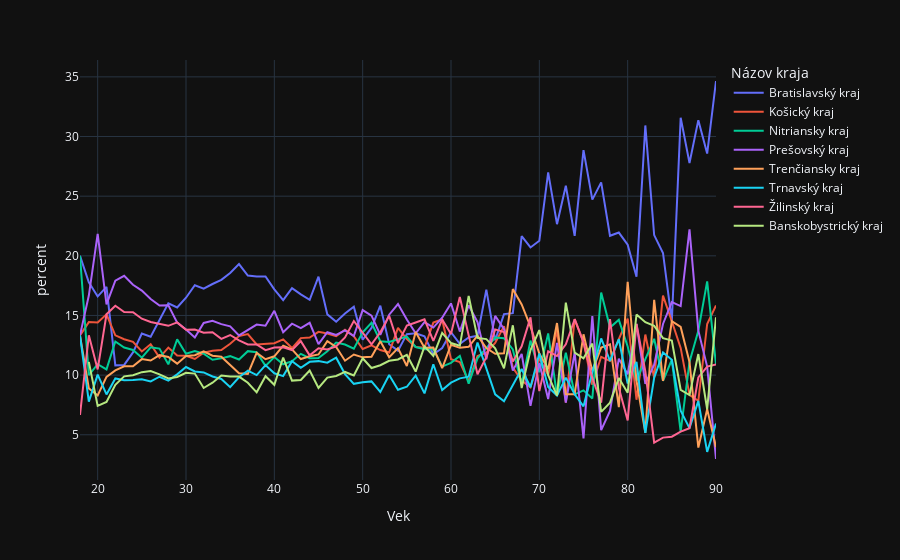

Notebook code cell kept with this figure:
### Markdown cell above
### Count functions
- `count_number_age_based` - number
- `count_category_percent_age_based` - total is category
- `count_filtered_percent_age_based` - filtered / not filtered
- `count_age_percent_age_based` - total is all at the same age

### Code cell
def count_number_age_based(data, query, feature=None):
    """
    Counts the number of people in `data`
    filtered by `query` grouped by `feature`

    Parameters:
        data (DataFrame): The input DataFrame containing the data to count.
        query (str): The query string to filter the data.
        feature (str, optional): The column name to group by,
            determines categories (optional).
    """
    filtered = data.query(query)
    if feature is None:
        aggregated = filtered.groupby(['Vek'])['abs.'].sum().rename('number').reset_index()
    else:
        aggregated = filtered.groupby(['Vek', feature])['abs.'].sum().rename('number').reset_index()
    return aggregated

def count_category_percent_age_based(data, query, feature=None):
    """
    Counts percent of people in `data` filtered
    by `query` grouped by `feature`
    Percent is counted as number of people
    by age divided by the number of all people
    in the same category

    Parameters:
        data (DataFrame): The input DataFrame containing the data to count.
        query (str): The query string to filter the data.
        feature (str, optional): The column name to group by,
            determines categories (optional).
    """
    filtered = data.query(query)
    if feature is None:
        aggregated = filtered.groupby(['Vek'])['abs.'].sum().rename('number').reset_index()
        total = filtered['abs.'].sum()
        aggregated['percent'] = aggregated['number'] / total * 100
    else:
        aggregated = filtered.groupby(['Vek', feature])['abs.'].sum().rename('number').reset_index()
        total = filtered.groupby([feature])['abs.'].sum().rename('total')
        aggregated = pd.merge(aggregated, total, on=feature)
        aggregated['percent'] = aggregated['number'] / aggregated['total'] * 100
    # aggregated = aggregated[aggregated['count'] > 10]
    return aggregated

def count_filtered_percent_age_based(data, query, feature=None):
    """
    Counts percent of people in `data` filtered
    by `query` grouped by `feature`
    Percent is counted as number of filtered
    people divided by not filtered people
    in the same category and age

    Parameters:
        data (DataFrame): The input DataFrame containing the data to count.
        query (str): The query string to filter the data.
        feature (str, optional): The column name to group by,
            determines categories (optional).
    """
    filtered = data.query(query)
    if feature is None:
        aggregated = filtered.groupby(['Vek'])['abs.'].sum().rename('number').reset_index()
        total = data.groupby(['Vek'])['abs.'].sum()
        aggregated['percent'] = aggregated['number'] / total * 100
    else:
        aggregated = filtered.groupby(['Vek', feature])['abs.'].sum().rename('number')
        total = data.groupby(['Vek', feature])['abs.'].sum().loc[aggregated.index]
        percent = aggregated / total * 100
        aggregated = aggregated.reset_index()
        percent = percent.reset_index(name='percent')
        aggregated['percent'] = percent.reset_index()['percent']
    # aggregated = aggregated[aggregated['abs.'] > 10]
    return aggregated

def count_age_percent_age_based(data, query, feature=None):
    """
    Counts percent of people in `data` filtered
    by `query` grouped by `feature`
    Percent is counted as number of people divided
    by number of people at the same age

    Parameters:
        data (DataFrame): The input DataFrame containing the data to count.
        query (str): The query string to filter the data.
        feature (str, optional): The column name to group by,
            determines categories (optional).
    """
    filtered = data.query(query)
    if feature is None:
        aggregated = filtered.groupby(['Vek'])['abs.'].sum().rename('number').reset_index()
        total = data.groupby(['Vek'])['abs.'].sum()
        aggregated['percent'] = aggregated['number'] / total * 100
    else:
        aggregated = filtered.groupby(['Vek', feature])['abs.'].sum().rename('number').reset_index()
        total = filtered.groupby('Vek')['abs.'].sum().rename('total').reset_index()
        aggregated = pd.merge(aggregated, total, on='Vek')
        aggregated['percent'] = aggregated['number'] / aggregated['total'] * 100
    return aggregated

data = count_age_percent_age_based(table_40, 'Vzdelanie == "vysokoškolské vzdelanie - 1. stupeň (Bc.)"', feature='Názov kraja')
px.line(data, x='Vek', y='percent', color='Názov kraja', hover_data=['number'])

### Figure 1 — Plotly figure (JSON) as saved in the notebook; plotly's stock layout.template omitted (floating-point values rounded to 4 significant figures)
{"data": [{"customdata": [[3], [16], [38], [83], [747], [1380], [1257], [987], [762], [791], [834], [839], [860], [874], [845], [819], [814], [764], [688], [617], [570], [553], [518], [491], [500], [458], [424], [423], [302], [274], [257], [224], [167], [162], [149], [127], [114], [131], [118], [111], [84], [87], [90], [74], [68], [70], [91], [57], [60], [60], [68], [53], [54], [54], [41], [37], [31], [43], [43], [34], [31], [27], [27], [23], [30], [20], [17], [9], [18], [10], [16], [8], [35]], "hovertemplate": "Názov kraja=Bratislavský kraj<br>Vek=%{x}<br>percent=%{y}<br>number=%{customdata[0]}<extra></extra>", "legendgroup": "Bratislavský kraj", "line": {"color": "#636efa", "dash": "solid"}, "marker": {"symbol": "circle"}, "mode": "lines", "name": "Bratislavský kraj", "orientation": "v", "showlegend": true, "type": "scatter", "x": [18, 19, 20, 21, 22, 23, 24, 25, 26, 27, 28, 29, 30, 31, 32, 33, 34, 35, 36, 37, 38, 39, 40, 41, 42, 43, 44, 45, 46, 47, 48, 49, 50, 51, 52, 53, 54, 55, 56, 57, 58, 59, 60, 61, 62, 63, 64, 65, 66, 67, 68, 69, 70, 71, 72, 73, 74, 75, 76, 77, 78, 79, 80, 81, 82, 83, 84, 85, 86, 87, 88, 89, 90], "xaxis": "x", "y": [20, 17.78, 16.59, 17.4, 10.82, 10.86, 11.91, 13.49, 13.22, 14.59, 16.01, 15.67, 16.49, 17.53, 17.25, 17.64, 17.99, 18.56, 19.31, 18.34, 18.28, 18.27, 17.19, 16.29, 17.28, 16.76, 16.31, 18.25, 15.09, 14.47, 15.16, 15.73, 12.97, 13.95, 15.82, 12.59, 12.05, 13.44, 13.5, 13.25, 11.75, 12.27, 13.6, 12.63, 13.15, 13.31, 17.17, 12.93, 15.11, 15.19, 21.66, 20.7, 21.26, 27, 22.65, 25.87, 21.68, 28.86, 24.71, 26.15, 21.68, 21.95, 20.93, 18.25, 30.93, 21.74, 20.24, 14.52, 31.58, 27.78, 31.37, 28.57, 34.65], "yaxis": "y"}, {"customdata": [[2], [13], [33], [72], [921], [1654], [1351], [877], [726], [622], [641], [624], [606], [566], [582], [559], [548], [520], [473], [452], [392], [382], [382], [392], [355], [358], [342], [316], [270], [251], [234], [189], [157], [145], [114], [120], [132], [127], [108], [103], [103], [104], [75], [65], [49], [61], [63], [56], [56], [42], [30], [23], [29], [20], [25], [11], [21], [19], [16], [15], [16], [16], [19], [10], [13], [9], [14], [9], [7], [3], [4], [4], [16]], "hovertemplate": "Názov kraja=Košický kraj<br>Vek=%{x}<br>percent=%{y}<br>number=%{customdata[0]}<extra></extra>", "legendgroup": "Košický kraj", "line": {"color": "#EF553B", "dash": "solid"}, "marker": {"symbol": "circle"}, "mode": "lines", "name": "Košický kraj", "orientation": "v", "showlegend": true, "type": "scatter", "x": [18, 19, 20, 21, 22, 23, 24, 25, 26, 27, 28, 29, 30, 31, 32, 33, 34, 35, 36, 37, 38, 39, 40, 41, 42, 43, 44, 45, 46, 47, 48, 49, 50, 51, 52, 53, 54, 55, 56, 57, 58, 59, 60, 61, 62, 63, 64, 65, 66, 67, 68, 69, 70, 71, 72, 73, 74, 75, 76, 77, 78, 79, 80, 81, 82, 83, 84, 85, 86, 87, 88, 89, 90], "xaxis": "x", "y": [13.33, 14.44, 14.41, 15.09, 13.34, 13.01, 12.8, 11.98, 12.59, 11.47, 12.31, 11.65, 11.62, 11.35, 11.88, 12.04, 12.11, 12.63, 13.28, 13.44, 12.57, 12.62, 12.67, 13.0, 12.27, 13.1, 13.15, 13.63, 13.49, 13.26, 13.81, 13.27, 12.19, 12.49, 12.1, 11.89, 13.95, 13.03, 12.36, 12.29, 14.41, 14.67, 11.33, 11.09, 9.478, 11.6, 11.89, 12.7, 14.11, 10.63, 9.554, 8.984, 11.42, 10, 13.81, 7.692, 14.69, 12.75, 9.195, 11.54, 11.19, 13.01, 14.73, 7.937, 13.4, 9.783, 16.67, 14.52, 12.28, 8.333, 7.843, 14.29, 15.84], "yaxis": "y"}, {"customdata": [[3], [9], [25], [50], [885], [1565], [1279], [839], [711], [663], [568], [696], [615], [599], [578], [524], [516], [477], [403], [404], [372], [326], [347], [329], [323], [322], [297], [265], [240], [241], [213], [174], [175], [167], [121], [129], [123], [129], [108], [102], [87], [76], [73], [68], [48], [60], [65], [58], [52], [48], [29], [33], [26], [27], [15], [17], [12], [13], [14], [22], [20], [18], [16], [12], [11], [12], [8], [7], [3], [4], [7], [5], [11]], "hovertemplate": "Názov kraja=Nitriansky kraj<br>Vek=%{x}<br>percent=%{y}<br>number=%{customdata[0]}<extra></extra>", "legendgroup": "Nitriansky kraj", "line": {"color": "#00cc96", "dash": "solid"}, "marker": {"symbol": "circle"}, "mode": "lines", "name": "Nitriansky kraj", "orientation": "v", "showlegend": true, "type": "scatter", "x": [18, 19, 20, 21, 22, 23, 24, 25, 26, 27, 28, 29, 30, 31, 32, 33, 34, 35, 36, 37, 38, 39, 40, 41, 42, 43, 44, 45, 46, 47, 48, 49, 50, 51, 52, 53, 54, 55, 56, 57, 58, 59, 60, 61, 62, 63, 64, 65, 66, 67, 68, 69, 70, 71, 72, 73, 74, 75, 76, 77, 78, 79, 80, 81, 82, 83, 84, 85, 86, 87, 88, 89, 90], "xaxis": "x", "y": [20, 10, 10.92, 10.48, 12.82, 12.31, 12.11, 11.46, 12.33, 12.23, 10.91, 13.0, 11.79, 12.02, 11.8, 11.29, 11.4, 11.59, 11.31, 12.01, 11.93, 10.77, 11.51, 10.91, 11.16, 11.79, 11.42, 11.43, 11.99, 12.73, 12.57, 12.22, 13.59, 14.38, 12.85, 12.78, 13.0, 13.23, 12.36, 12.17, 12.17, 10.72, 11.03, 11.6, 9.284, 11.41, 12.26, 13.15, 13.1, 12.15, 9.236, 12.89, 10.24, 13.5, 8.287, 11.89, 8.392, 8.725, 8.046, 16.92, 13.99, 14.63, 12.4, 9.524, 11.34, 13.04, 9.524, 11.29, 5.263, 11.11, 13.73, 17.86, 10.89], "yaxis": "y"}, {"customdata": [[2], [15], [50], [76], [1237], [2330], [1856], [1250], [944], [859], [826], [771], [721], [656], [704], [676], [646], [580], [475], [464], [444], [428], [464], [410], [414], [381], [374], [292], [272], [253], [233], [189], [199], [174], [126], [152], [151], [143], [118], [121], [100], [105], [106], [80], [82], [76], [60], [66], [55], [41], [37], [19], [28], [16], [23], [11], [17], [7], [26], [7], [10], [14], [13], [18], [9], [10], [12], [10], [9], [8], [7], [3], [3]], "hovertemplate": "Názov kraja=Prešovský kraj<br>Vek=%{x}<br>percent=%{y}<br>number=%{customdata[0]}<extra></extra>", "legendgroup": "Prešovský kraj", "line": {"color": "#ab63fa", "dash": "solid"}, "marker": {"symbol": "circle"}, "mode": "lines", "name": "Prešovský kraj", "orientation": "v", "showlegend": true, "type": "scatter", "x": [18, 19, 20, 21, 22, 23, 24, 25, 26, 27, 28, 29, 30, 31, 32, 33, 34, 35, 36, 37, 38, 39, 40, 41, 42, 43, 44, 45, 46, 47, 48, 49, 50, 51, 52, 53, 54, 55, 56, 57, 58, 59, 60, 61, 62, 63, 64, 65, 66, 67, 68, 69, 70, 71, 72, 73, 74, 75, 76, 77, 78, 79, 80, 81, 82, 83, 84, 85, 86, 87, 88, 89, 90], "xaxis": "x", "y": [13.33, 16.67, 21.83, 15.93, 17.91, 18.33, 17.58, 17.08, 16.37, 15.84, 15.86, 14.4, 13.82, 13.16, 14.37, 14.56, 14.28, 14.09, 13.33, 13.79, 14.24, 14.14, 15.39, 13.6, 14.31, 13.95, 14.38, 12.6, 13.59, 13.37, 13.75, 13.27, 15.45, 14.99, 13.38, 15.06, 15.96, 14.67, 13.5, 14.44, 13.99, 14.81, 16.01, 13.65, 15.86, 14.45, 11.32, 14.97, 13.85, 10.38, 11.78, 7.422, 11.02, 8, 12.71, 7.692, 11.89, 4.698, 14.94, 5.385, 6.993, 11.38, 10.08, 14.29, 9.278, 10.87, 14.29, 16.13, 15.79, 22.22, 13.73, 10.71, 2.97], "yaxis": "y"}, {"customdata": [[2], [8], [19], [47], [718], [1366], [1135], [830], [647], [633], [600], [587], [605], [582], [587], [540], [522], [448], [362], [340], [370], [343], [349], [376], [352], [310], [301], [272], [257], [234], [190], [167], [148], [134], [121], [116], [116], [105], [119], [103], [88], [75], [83], [72], [64], [70], [65], [52], [47], [68], [50], [36], [30], [21], [26], [12], [12], [20], [18], [16], [18], [9], [23], [12], [5], [15], [8], [9], [8], [4], [2], [2], [4]], "hovertemplate": "Názov kraja=Trenčiansky kraj<br>Vek=%{x}<br>percent=%{y}<br>number=%{customdata[0]}<extra></extra>", "legendgroup": "Trenčiansky kraj", "line": {"color": "#FFA15A", "dash": "solid"}, "marker": {"symbol": "circle"}, "mode": "lines", "name": "Trenčiansky kraj", "orientation": "v", "showlegend": true, "type": "scatter", "x": [18, 19, 20, 21, 22, 23, 24, 25, 26, 27, 28, 29, 30, 31, 32, 33, 34, 35, 36, 37, 38, 39, 40, 41, 42, 43, 44, 45, 46, 47, 48, 49, 50, 51, 52, 53, 54, 55, 56, 57, 58, 59, 60, 61, 62, 63, 64, 65, 66, 67, 68, 69, 70, 71, 72, 73, 74, 75, 76, 77, 78, 79, 80, 81, 82, 83, 84, 85, 86, 87, 88, 89, 90], "xaxis": "x", "y": [13.33, 8.889, 8.297, 9.853, 10.4, 10.74, 10.75, 11.34, 11.22, 11.67, 11.52, 10.96, 11.6, 11.68, 11.98, 11.63, 11.54, 10.88, 10.16, 10.11, 11.86, 11.34, 11.58, 12.47, 12.17, 11.35, 11.58, 11.73, 12.84, 12.36, 11.21, 11.73, 11.49, 11.54, 12.85, 11.5, 12.26, 10.77, 13.62, 12.29, 12.31, 10.58, 12.54, 12.29, 12.38, 13.31, 12.26, 11.79, 11.84, 17.22, 15.92, 14.06, 11.81, 10.5, 14.36, 8.392, 8.392, 13.42, 10.34, 12.31, 12.59, 7.317, 17.83, 9.524, 5.155, 16.3, 9.524, 14.52, 14.04, 11.11, 3.922, 7.143, 3.96], "yaxis": "y"}, {"customdata": [[2], [7], [23], [40], [671], [1216], [1012], [707], [546], [535], [497], [539], [557], [514], [501], [459], [438], [370], [350], [349], [312], [328], [306], [299], [323], [290], [289], [259], [221], [217], [171], [132], [121], [110], [81], [101], [83], [88], [87], [71], [78], [62], [62], [57], [51], [67], [56], [37], [31], [36], [33], [23], [30], [18], [15], [14], [12], [11], [18], [17], [16], [16], [12], [14], [5], [9], [10], [7], [4], [2], [4], [1], [6]], "hovertemplate": "Názov kraja=Trnavský kraj<br>Vek=%{x}<br>percent=%{y}<br>number=%{customdata[0]}<extra></extra>", "legendgroup": "Trnavský kraj", "line": {"color": "#19d3f3", "dash": "solid"}, "marker": {"symbol": "circle"}, "mode": "lines", "name": "Trnavský kraj", "orientation": "v", "showlegend": true, "type": "scatter", "x": [18, 19, 20, 21, 22, 23, 24, 25, 26, 27, 28, 29, 30, 31, 32, 33, 34, 35, 36, 37, 38, 39, 40, 41, 42, 43, 44, 45, 46, 47, 48, 49, 50, 51, 52, 53, 54, 55, 56, 57, 58, 59, 60, 61, 62, 63, 64, 65, 66, 67, 68, 69, 70, 71, 72, 73, 74, 75, 76, 77, 78, 79, 80, 81, 82, 83, 84, 85, 86, 87, 88, 89, 90], "xaxis": "x", "y": [13.33, 7.778, 10.04, 8.386, 9.718, 9.565, 9.585, 9.661, 9.471, 9.865, 9.543, 10.07, 10.68, 10.31, 10.23, 9.886, 9.68, 8.989, 9.823, 10.37, 10.0, 10.84, 10.15, 9.917, 11.16, 10.61, 11.12, 11.17, 11.04, 11.46, 10.09, 9.27, 9.394, 9.475, 8.599, 10.01, 8.774, 9.026, 9.954, 8.473, 10.91, 8.745, 9.366, 9.727, 9.865, 12.74, 10.57, 8.39, 7.809, 9.114, 10.51, 8.984, 11.81, 9, 8.287, 9.79, 8.392, 7.383, 10.34, 13.08, 11.19, 13.01, 9.302, 11.11, 5.155, 9.783, 11.9, 11.29, 7.018, 5.556, 7.843, 3.571, 5.941], "yaxis": "y"}, {"customdata": [[1], [12], [24], [72], [1092], [1944], [1613], [1078], [833], [774], [736], [772], [720], [689], [664], [631], [590], [550], [460], [423], [392], [366], [371], [372], [350], [351], [303], [284], [243], [235], [223], [207], [174], [146], [128], [151], [120], [138], [126], [123], [92], [104], [89], [97], [69], [53], [61], [61], [54], [44], [39], [38], [22], [24], [21], [18], [21], [19], [17], [10], [21], [11], [8], [18], [10], [4], [4], [3], [3], [2], [5], [3], [11]], "hovertemplate": "Názov kraja=Žilinský kraj<br>Vek=%{x}<br>percent=%{y}<br>number=%{customdata[0]}<extra></extra>", "legendgroup": "Žilinský kraj", "line": {"color": "#FF6692", "dash": "solid"}, "marker": {"symbol": "circle"}, "mode": "lines", "name": "Žilinský kraj", "orientation": "v", "showlegend": true, "type": "scatter", "x": [18, 19, 20, 21, 22, 23, 24, 25, 26, 27, 28, 29, 30, 31, 32, 33, 34, 35, 36, 37, 38, 39, 40, 41, 42, 43, 44, 45, 46, 47, 48, 49, 50, 51, 52, 53, 54, 55, 56, 57, 58, 59, 60, 61, 62, 63, 64, 65, 66, 67, 68, 69, 70, 71, 72, 73, 74, 75, 76, 77, 78, 79, 80, 81, 82, 83, 84, 85, 86, 87, 88, 89, 90], "xaxis": "x", "y": [6.667, 13.33, 10.48, 15.09, 15.81, 15.29, 15.28, 14.73, 14.45, 14.27, 14.13, 14.42, 13.8, 13.82, 13.56, 13.59, 13.04, 13.36, 12.91, 12.57, 12.57, 12.1, 12.31, 12.34, 12.1, 12.85, 11.65, 12.25, 12.14, 12.41, 13.16, 14.54, 13.51, 12.58, 13.59, 14.97, 12.68, 14.15, 14.42, 14.68, 12.87, 14.67, 13.44, 16.55, 13.35, 10.08, 11.51, 13.83, 13.6, 11.14, 12.42, 14.84, 8.661, 12, 11.6, 12.59, 14.69, 12.75, 9.77, 7.692, 14.69, 8.943, 6.202, 14.29, 10.31, 4.348, 4.762, 4.839, 5.263, 5.556, 9.804, 10.71, 10.89], "yaxis": "y"}, {"customdata": [[10], [17], [37], [634], [1258], [1055], [750], [596], [546], [506], [527], [532], [505], [437], [435], [451], [407], [352], [315], [267], [300], [277], [346], [276], [262], [270], [207], [196], [188], [174], [142], [147], [123], [102], [113], [107], [114], [90], [104], [83], [96], [84], [73], [86], [69], [69], [54], [42], [56], [28], [31], [35], [20], [15], [23], [17], [17], [22], [9], [11], [12], [11], [19], [14], [13], [11], [8], [5], [3], [6], [2], [15]], "hovertemplate": "Názov kraja=Banskobystrický kraj<br>Vek=%{x}<br>percent=%{y}<br>number=%{customdata[0]}<extra></extra>", "legendgroup": "Banskobystrický kraj", "line": {"color": "#B6E880", "dash": "solid"}, "marker": {"symbol": "circle"}, "mode": "lines", "name": "Banskobystrický kraj", "orientation": "v", "showlegend": true, "type": "scatter", "x": [19, 20, 21, 22, 23, 24, 25, 26, 27, 28, 29, 30, 31, 32, 33, 34, 35, 36, 37, 38, 39, 40, 41, 42, 43, 44, 45, 46, 47, 48, 49, 50, 51, 52, 53, 54, 55, 56, 57, 58, 59, 60, 61, 62, 63, 64, 65, 66, 67, 68, 69, 70, 71, 72, 73, 74, 75, 76, 77, 78, 79, 80, 81, 82, 83, 84, 85, 86, 87, 88, 89, 90], "xaxis": "x", "y": [11.11, 7.424, 7.757, 9.182, 9.895, 9.992, 10.25, 10.34, 10.07, 9.716, 9.841, 10.2, 10.13, 8.922, 9.369, 9.967, 9.888, 9.879, 9.364, 8.56, 9.914, 9.19, 11.48, 9.54, 9.59, 10.38, 8.93, 9.795, 9.931, 10.27, 9.972, 11.41, 10.59, 10.83, 11.2, 11.31, 11.69, 10.3, 12.41, 11.61, 13.54, 12.69, 12.46, 16.63, 13.12, 13.02, 12.24, 10.58, 14.18, 8.917, 12.11, 13.78, 10, 8.287, 16.08, 11.89, 11.41, 12.64, 6.923, 7.692, 9.756, 8.527, 15.08, 14.43, 14.13, 13.1, 12.9, 8.772, 8.333, 11.76, 7.143, 14.85], "yaxis": "y"}], "layout": {"legend": {"title": {"text": "Názov kraja"}, "tracegroupgap": 0}, "margin": {"t": 60}, "xaxis": {"anchor": "y", "domain": [0, 1], "title": {"text": "Vek"}}, "yaxis": {"anchor": "x", "domain": [0, 1], "title": {"text": "percent"}}}}
